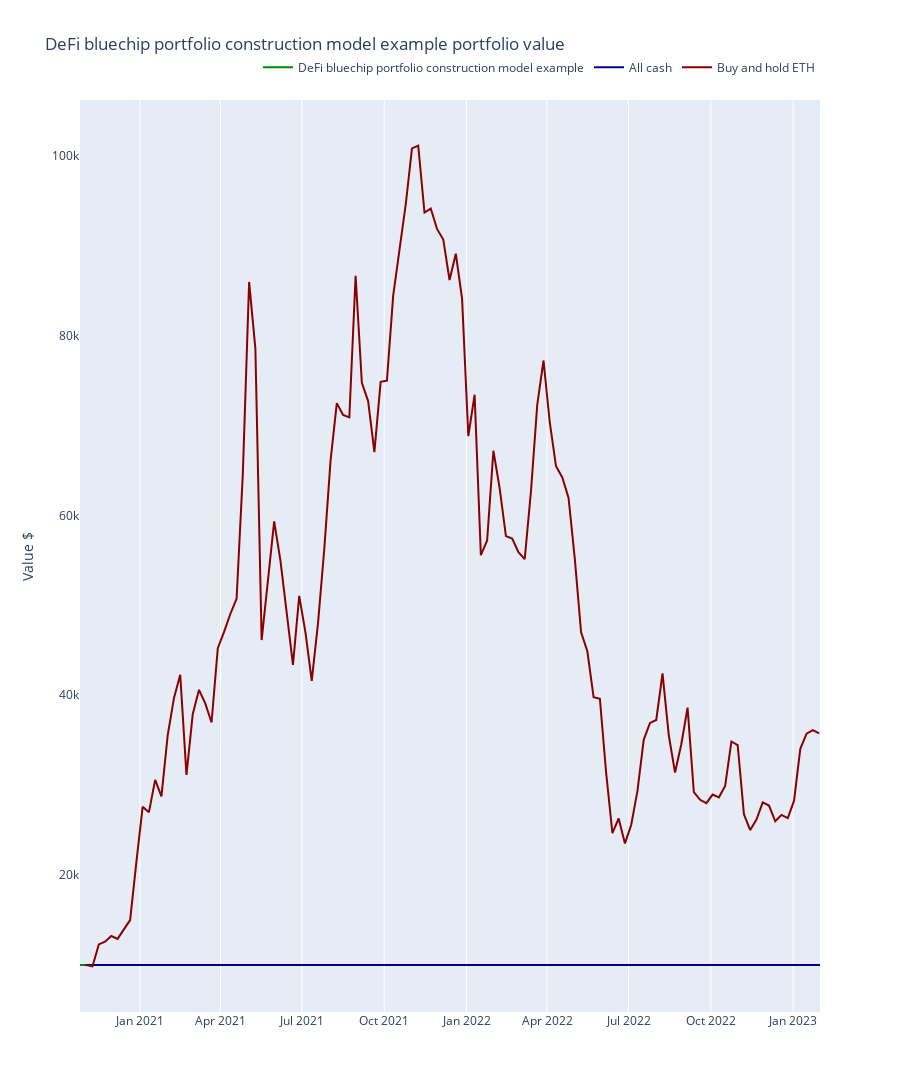

Here is the notebook cell this chart was saved with:
### Markdown cell above
## Benchmarking the strategy performance

Here we benchmark the strategy performance against some baseline scenarios.

- Buy and hold ETH
- Buy and hold US Dollar (do nothing)

### Code cell
from tradeexecutor.visual.benchmark import visualise_benchmark

eth_usd = universe.get_pair_by_human_description((ChainId.ethereum, "uniswap-v2", "WETH", "USDC"))
eth_candles = universe.universe.candles.get_candles_by_pair(eth_usd.internal_id)
eth_price = eth_candles["close"]

fig = visualise_benchmark(
    state.name,
    portfolio_statistics=state.stats.portfolio,
    all_cash=state.portfolio.get_initial_deposit(),
    buy_and_hold_asset_name="ETH",
    buy_and_hold_price_series=eth_price,
    start_at=start_at,
    end_at=end_at
)

fig.show()
